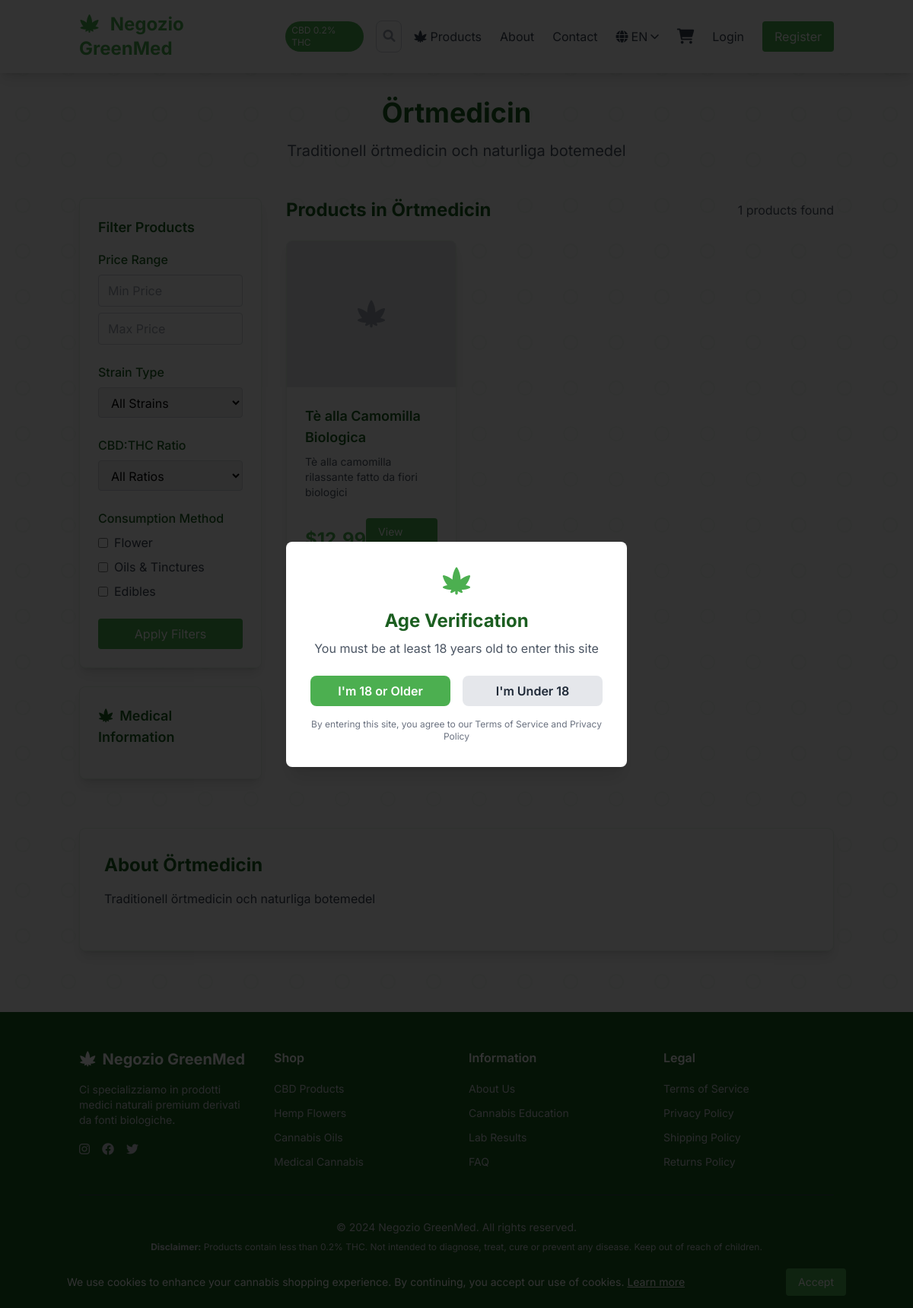
Before: /products/category/herbal-remedies/ with the older database file.
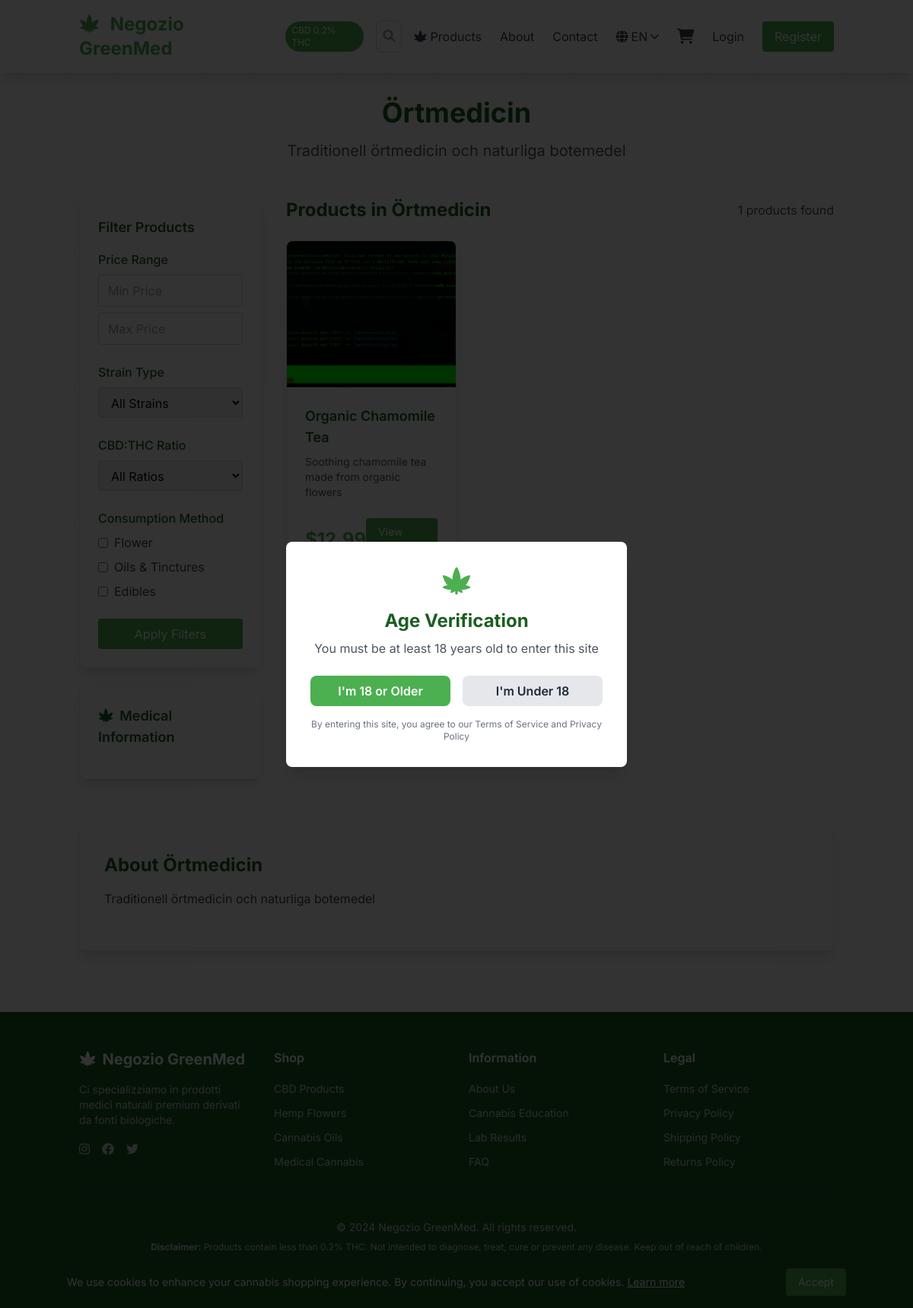
After: the same page with the newer database file.
### products/models.py (models this page shows, shortened)
class Product(models.Model):
    name = models.CharField(max_length=200)
    slug = models.SlugField(max_length=200, unique=True, blank=True)
    category = models.ForeignKey(Category, on_delete=models.CASCADE, related_name='products')
    price = models.DecimalField(max_digits=10, decimal_places=2)
    description = models.TextField(help_text="Rich text description of the product")
    composition = models.TextField(help_text="Key elements or ingredients")
    usage_instructions = models.TextField(help_text="How to use this product")
    creation_method = models.TextField(help_text="How it is produced or formulated")
    benefits = models.TextField(help_text="Health benefits")
    image = models.ImageField(upload_to='products/', blank=True, null=True)
    meta_description = models.CharField(max_length=160, blank=True, help_text="SEO meta description")
    meta_keywords = models.CharField(max_length=255, blank=True, help_text="SEO keywords")
    is_active = models.BooleanField(default=True)
    featured = models.BooleanField(default=False, help_text="Show on homepage")
    stock_quantity = models.PositiveIntegerField(default=0)
    created_at = models.DateTimeField(auto_now_add=True)
    updated_at = models.DateTimeField(auto_now=True)
    strain_type = models.CharField(
        max_length=10,
        choices=Category.STRAIN_TYPE_CHOICES,
        blank=True,
        null=True,
    )
    preferred_ratio = models.CharField(
        max_length=20,
        choices=Category.RATIO_CHOICES,
        blank=True,
        null=True,
    )
    recommended_methods = models.JSONField(
        blank=True,
        null=True,
        help_text="e.g., ['flower', 'oil']"
    )
    class Meta:
        ordering = ['-created_at']
        indexes = [
            models.Index(fields=['slug']),
            models.Index(fields=['category', 'is_active']),
            models.Index(fields=['featured', 'is_active']),
        ]
    def get_absolute_url(self):
        return reverse('products:product_detail', kwargs={'slug': self.slug})
    @property
    def is_in_stock(self):
        return self.stock_quantity > 0

### products/views.py (the view)
# urls.py: path('category/<slug:slug>/', views.category_detail, name='category_detail'),
def category_detail(request, slug):
    category = get_object_or_404(Category, slug=slug)
    products = Product.objects.filter(category=category, is_active=True)
    min_price = request.GET.get('min_price')
    max_price = request.GET.get('max_price')
    if min_price:
        products = products.filter(price__gte=min_price)
    if max_price:
        products = products.filter(price__lte=max_price)
    strain_type = request.GET.get('strain_type')
    if strain_type:
        products = products.filter(strain_type=strain_type)
    ratio = request.GET.get('ratio')
    if ratio:
        products = products.filter(preferred_ratio=ratio)
    methods = request.GET.getlist('method')
    if methods:
        products = products.filter(recommended_methods__overlap=methods)
    paginator = Paginator(products, 12)
    page_number = request.GET.get('page')
    page_obj = paginator.get_page(page_number)
    context = {
        'category': category,
        'page_obj': page_obj,
        'min_price': min_price,
        'max_price': max_price,
        'active_filters': {
            'strain_type': strain_type,
            'ratio': ratio,
            'methods': methods,
        },
        'strain_choices': Category.STRAIN_TYPE_CHOICES,
        'ratio_choices': Category.RATIO_CHOICES,
        'method_choices': Category.CONSUMPTION_METHODS,
        'request': request,  # Make sure request is in context
    }
    return render(request, 'products/category_detail.html', context)

### cart/cart.py (called while the page is built)
    def __len__(self):
        return sum(item['quantity'] for item in self.cart.values())

### cart/context_processors.py (called while the page is built)
def cart(request):
    return {'cart': Cart(request)}

### pages/context_processors.py (called while the page is built)
def site_settings(request):
    return {'site_settings': SiteSettings.get_settings()}

### pages/models.py (called while the page is built)
    @classmethod
    def get_settings(cls):
        settings, created = cls.objects.get_or_create(pk=1)
        return settings

### templates/products/category_detail.html (shortened to what the changed rows need)
{% extends 'base.html' %}
{% block content %}
{% load i18n %}
{% load query_transform %}
<div class="container mx-auto px-4 py-8">
    <div class="text-center mb-12">
        <h1 class="text-4xl font-bold text-cannabis-dark mb-4">{{ category.name }}</h1>
    </div>
    <div class="flex flex-col lg:flex-row gap-8">
        <div class="lg:w-3/4">
            <div class="flex justify-between items-center mb-6">
                <h2 class="text-2xl font-bold text-cannabis-dark">{% trans "Products in" %} {{ category.name }}</h2>
            </div>
            <div class="grid grid-cols-1 md:grid-cols-2 lg:grid-cols-3 gap-6">
                {% for product in page_obj %}
                <div class="bg-white rounded-lg shadow-lg overflow-hidden hover:shadow-xl transition duration-300 border border-cannabis-light">
                    {% if product.image %}
                        <img src="{{ product.image.url }}" alt="{{ product.name }}"
                             class="w-full h-48 object-cover">
                    {% else %}
                        <div class="w-full h-48 bg-gray-200 flex items-center justify-center">
                            <i class="fas fa-cannabis text-4xl text-gray-400"></i>
                        </div>
                    {% endif %}
                    <div class="p-6">
                        <h3 class="text-lg font-semibold mb-2 text-cannabis-dark">{{ product.name }}</h3>
                        <p class="text-gray-600 text-sm mb-3">{{ product.description|truncatewords:15 }}</p>
                        <div class="flex justify-between items-center">
                            <span class="text-2xl font-bold text-cannabis-green">${{ product.price }}</span>
                            <div class="flex space-x-2">
                                <a href="{{ product.get_absolute_url }}"
                                   class="bg-cannabis-green text-white px-4 py-2 rounded hover:bg-cannabis-dark transition duration-300 text-sm">
                                    {% trans "View Details" %}
                                </a>
                            </div>
                        </div>
                        {% if not product.is_in_stock %}
                            <p class="text-red-500 text-sm mt-2">{% trans "Out of Stock" %}</p>
                        {% else %}
                            <p class="text-green-600 text-sm mt-2">
                            </p>
                        {% endif %}
                    </div>
                </div>
                {% endfor %}
            </div>
        </div>
    </div>
    {% if category.description or category.primary_benefits %}
    <div class="mt-16 bg-white rounded-lg shadow-lg p-8 border border-cannabis-light">
        <h2 class="text-2xl font-bold mb-4 text-cannabis-dark">{% trans "About" %} {{ category.name }}</h2>
    </div>
    {% endif %}
</div>
{% endblock %}

Changed rows visible on the page:
changed Product: image: picture added; name "Tè alla Camomilla Biologica" → "Organic Chamomile Tea"; description "Tè alla camomilla rilassante fatto da fiori biologici" → "Soothing chamomile tea made from organic flowers"; image empty → "products/error.png" (drawn)
